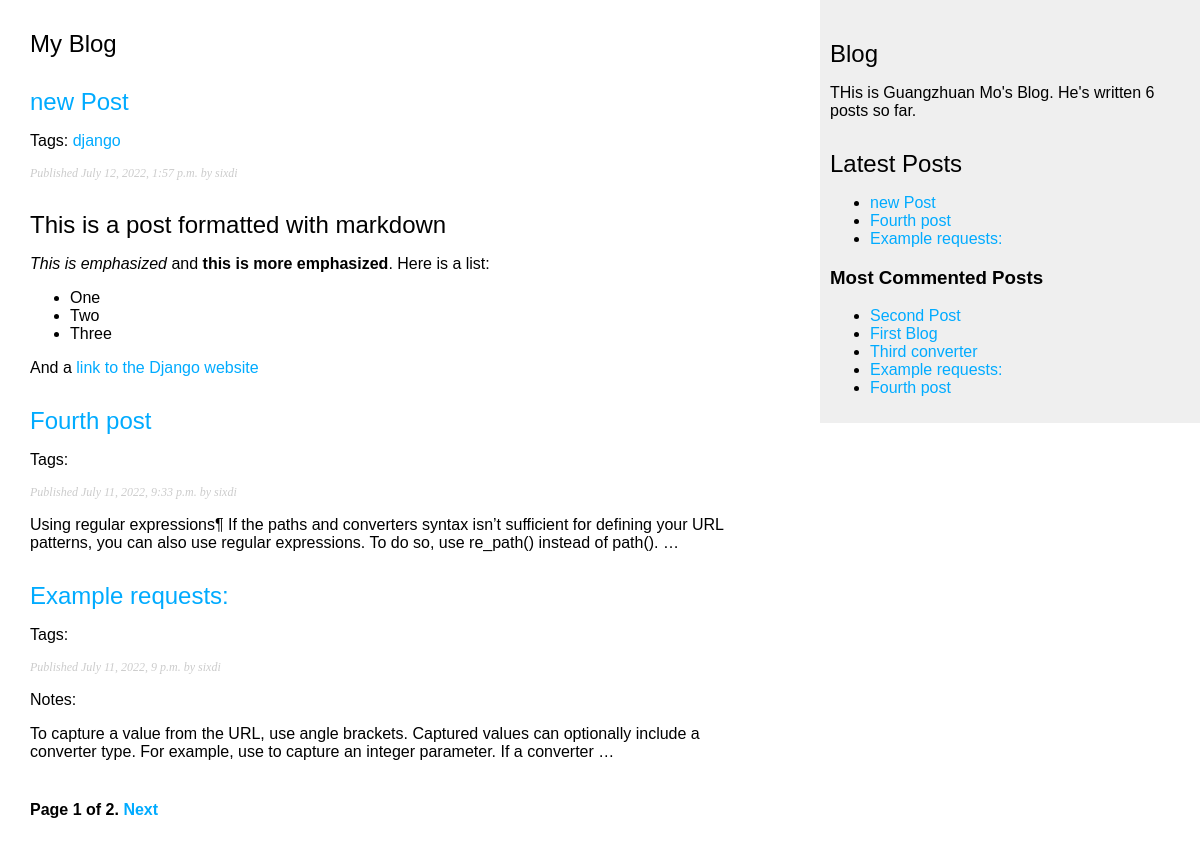
Screenshot of /blog/ with the database file from the repository.
### blog/models.py (models this page shows, shortened)
class Post(models.Model):
    STATUS_CHOICE = (
        ('draft', 'Draft'),
        ('published', 'Published'),
    )
    title = models.CharField(max_length=250)
    slug = models.SlugField(max_length=250, unique_for_date='publish')
    author = models.ForeignKey(User, on_delete=models.CASCADE, related_name='blog_posts')
    body = models.TextField()
    publish = models.DateTimeField(default=timezone.now)
    created = models.DateTimeField(auto_now_add=True)
    updated = models.DateTimeField(auto_now=True)
    status = models.CharField(max_length=10, choices=STATUS_CHOICE, default='draft')
    tags = TaggableManager()
    class Meta:
        ordering = ('-publish', )
    objects = models.Manager()
    published = PublishedManager()
    def get_absolute_url(self):
        return reverse('blog:post_detail', args=[
            self.publish.year,
            self.publish.month,
            self.publish.day, self.slug
        ])

### blog/views.py (the view)
# urls.py: path('', views.post_list, name='post_list'),
def post_list(request, tag_slug=None):
    tag = None
    posts = Post.published.all()
    if tag_slug:
        tag = get_object_or_404(Tag, slug=tag_slug)
        posts = posts.filter(tags__in=[tag])
    per_page = 3
    paginator = Paginator(object_list=posts, per_page=per_page)
    page = request.GET.get('page')
    try:
        posts = paginator.page(page)
    except PageNotAnInteger:
        posts = paginator.page(1)
    except EmptyPage:
        posts = paginator.page(paginator.num_pages)
    context = {
        'page': page,
        'posts': posts,
        'tag': tag,
    }
    return render(request, 'blog/post/list.html', context=context)

### blog/models.py (called while the page is built)
    def get_queryset(self):
        return super(PublishedManager, self).get_queryset().filter(status='published')

### blog/templatetags/blog_tags.py (called while the page is built)
@register.simple_tag
def total_posts():
    return Post.published.count()

@register.inclusion_tag('blog/post/latest_posts.html')
def show_latest_posts(count=5):
    lastest_posts = Post.published.order_by('-publish')[:count]
    return {'latest_posts': lastest_posts}

@register.simple_tag
def get_most_commented_posts(count=5):
    return Post.published.annotate(total_comments=Count('comments')).order_by('-total_comments')[:count]

@register.filter(name='markdown')
def markdown_format(text):
    return mark_safe(markdown.markdown(text))

### templates/blog/post/list.html (shortened to what this page needs)
{% extends 'blog/base.html' %}
{% load blog_tags %}
{% block content %}
    <h2>My Blog</h2>
    {% for post in posts %}
        <h2>
            <a href="{{ post.get_absolute_url }}">
                {{post.title}}
            </a>
        </h2>
        <p class="tags">
            Tags:
            {% for tag in post.tags.all %}
                <a href="{% url 'blog:post_list_by_tag' tag.slug %} ">{{tag.name}}</a>
            {% endfor %}
        </p>
        <p class="date">
            Published {{ post.publish }} by {{ post.author }}
        </p>
        {{ post.body|markdown|truncatewords_html:30}}
    {% endfor %}
    {% include "blog/post/pagination.html" with page=posts %}
{% endblock %}

### templates/blog/base.html (shortened to what this page needs)
{% load static %}
{% load blog_tags %}
<!DOCTYPE html>
<html lang="en">
<head>
    <link href="{% static 'css/blog.css' %}" rel="stylesheet">
</head>
<body>
    <div id="content">
        {% block content %}
        {% endblock %}
    </div>
    <div id="sidebar">
        <h2>Blog</h2>
        <p>THis is Guangzhuan Mo's Blog. He's written {% total_posts %} posts so far.</p>
        <h2>Latest Posts</h2>
        {% show_latest_posts 3 %}
        <h3>Most Commented Posts</h3>
        {% get_most_commented_posts as most_commented_posts %}
        <ul>
            {% for post in most_commented_posts%}
                <li>
                    <a href="{{post.get_absolute_url}}">{{post.title}}</a>
                </li>
            {% endfor%}
        </ul>
    </div>
</body>
</html>

### templates/blog/post/latest_posts.html
<ul>
    {% for post in latest_posts %}
        <li>
            <a href="{{post.get_absolute_url}}">{{post.title}}</a>
        </li>
    {% endfor %}
</ul>

### static/css/blog.css (style rules this page uses)
body { margin:0; padding:0; font-family:helvetica, sans-serif; }
a { color:#00abff; text-decoration:none; }
h2 { font-weight:normal; margin:30px 0 0; }
#content { float:left; width:60%; padding:0 0 0 30px; }
#sidebar { float:right; width:30%; padding:10px; background:#efefef; height:100%; }
p.date { color:#ccc; font-family: georgia, serif; font-size: 12px; font-style: italic; }

### rows the page displays
Post: title "new Post", publish "July 12, 2022, 1:57 p.m.", author "sixdi", body "This is a post formatted with markdown This is emphasized and this is more emphasized . Here is a list: One Two Three And a link to the Django website"
Tag: name "django"
Post: title "Fourth post", publish "July 11, 2022, 9:33 p.m.", author "sixdi", body "Using regular expressions¶ If the paths and converters syntax isn’t sufficient for defining your URL patterns, you can also use regular expressions. To do so, use re_path() instead of path(). …"
Post: title "Example requests:", publish "July 11, 2022, 9 p.m.", author "sixdi", body "Notes: To capture a value from the URL, use angle brackets. Captured values can optionally include a converter type. For example, use to capture an integer parameter. If a converter …"
Post: title "Second Post"
Post: title "First Blog"
Post: title "Third converter"

### other values shown
{{ page.number }} "1"
{{ page.paginator.num_pages }} "2"
